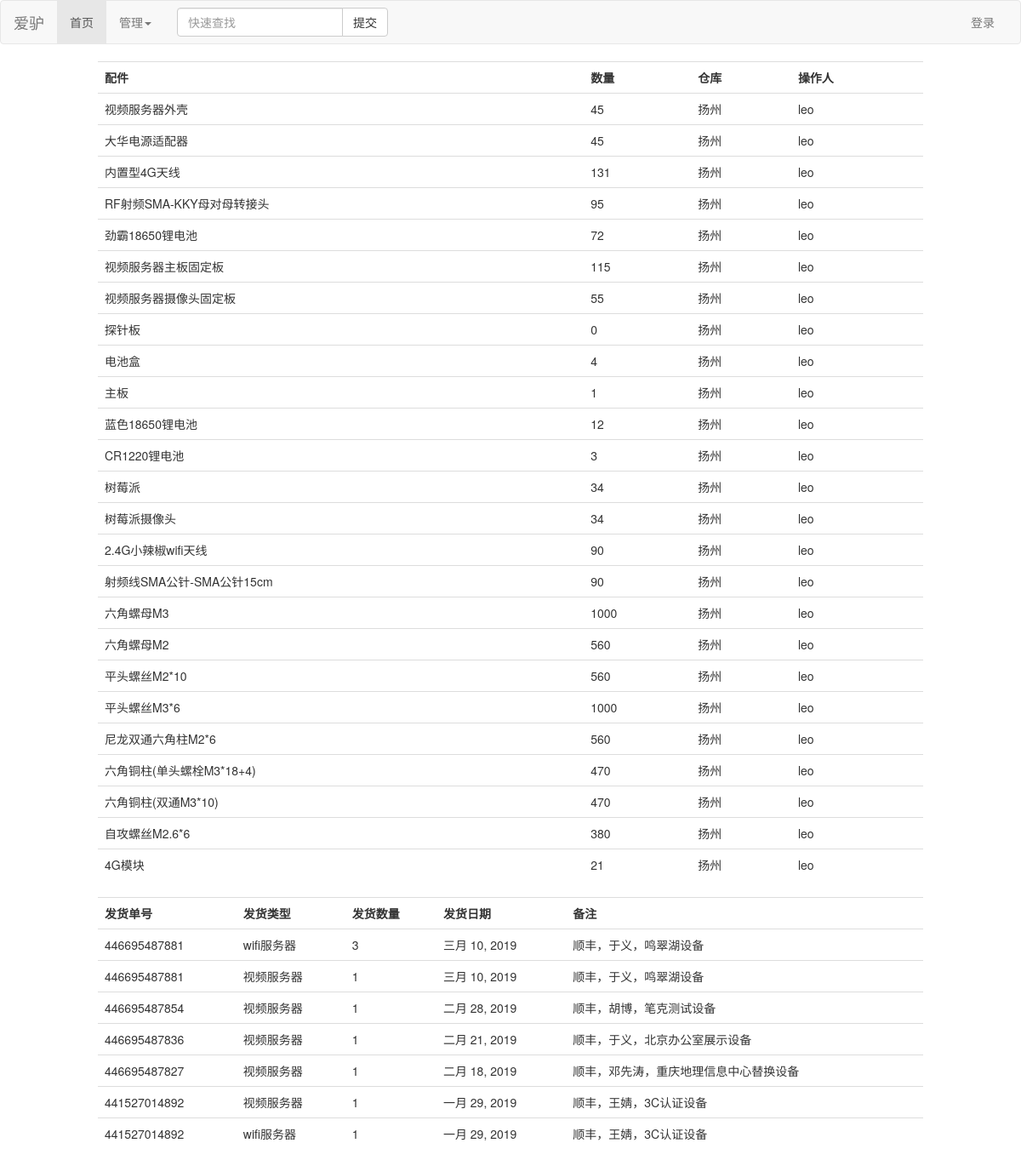
Before: / with the older database file.
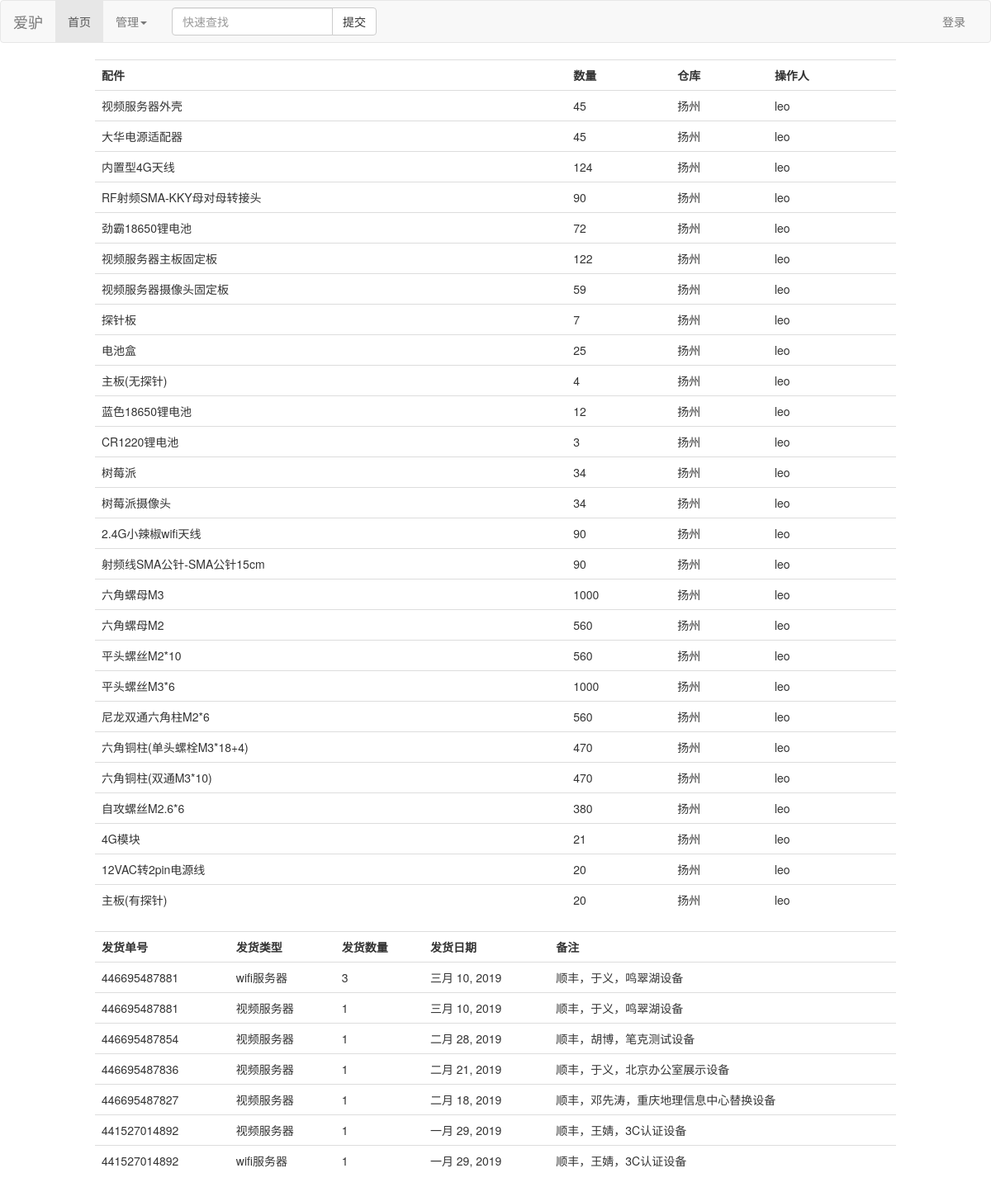
After: the same page with the newer database file.
### store/models.py (models this page shows, shortened)
class Item(models.Model):
    CHOICES = (('YZ', '扬州'), ('BJ', '北京'), ('CQ', '重庆'))
    name = models.CharField(max_length=30, verbose_name='配件名')
    qty = models.IntegerField(verbose_name='数量')
    city = models.CharField(max_length=8, choices=CHOICES, verbose_name='城市')
    who_does = models.ForeignKey(User, on_delete=models.DO_NOTHING, verbose_name='操作人')
    note = models.CharField(max_length=128, verbose_name='备注')
    modify_date = models.DateTimeField(auto_now=True, verbose_name='修改日期')
    class Meta:
        verbose_name = "配件"
        verbose_name_plural = verbose_name

class PostManage(models.Model):
    SERVERTYPES = (('wifi', 'wifi服务器'), ('video', '视频服务器'))
    post_num = models.IntegerField(verbose_name='单号')
    post_date = models.DateField(verbose_name='发货日期')
    server_type = models.CharField(max_length=20, choices=SERVERTYPES, verbose_name='型号')
    server_num = models.IntegerField(verbose_name='数量')
    note_text = models.CharField(max_length=128, verbose_name='备注')
    class Meta:
        verbose_name = '发货记录'
        verbose_name_plural = verbose_name
        ordering = ('-post_date',)

### store/views.py (the view)
# urls.py: path('', views.show, name='show'),
def show(request):
    items = Item.objects.all()
    postmanage = PostManage.objects.all()
    context = {
        'items': items,
        'postmanage': postmanage,
    }
    return render(request, 'store/list.html', context)

### store/templates/store/list.html
{% extends 'base.html' %}
{% block content %}
<table class="table">
    <tr>
        <th>配件</th>
        <th>数量</th>
        <th>仓库</th>
        <th>操作人</th>
    </tr>
    {% for item in items %}
        <tr>
            <td>{{ item.name }}</td>
            <td>{{ item.qty }}</td>
            <td>{{ item.get_city_display }}</td>
            <td>{{ item.who_does }}</td>
        </tr>
    {% empty %}
        <h4>未查询到相关记录</h4>
    {% endfor%}
</table>
{% endblock %}
{% block postmanage %}
<table class="table">
    <tr>
        <th>发货单号</th>
        <th>发货类型</th>
        <th>发货数量</th>
        <th>发货日期</th>
        <th>备注</th>
    </tr>
    {% for pm in postmanage %}
        <tr>
            <td>{{ pm.post_num }}</td>
            <td>{{ pm.get_server_type_display }}</td>
            <td>{{ pm.server_num }}</td>
            <td>{{ pm.post_date }}</td>
            <td>{{ pm.note_text }}</td>
        </tr>
    {% empty %}
        <h4>未查询到相关记录</h4>
    {% endfor%}
</table>
{% endblock %}

### templates/base.html (shortened to what this page needs)
<!DOCTYPE html>
<html>
<head>
    <link href="https://cdn.jsdelivr.net/npm/bootstrap@3.3.7/dist/css/bootstrap.min.css" rel="stylesheet">
</head>
<body>
<div class="navbar navbar-default">
    <div class="container-fluid">
        <div class="navbar-header">
            <a class="navbar-brand" href="{% url 'show' %}">爱驴</a>
        </div>
        <div class="collapse navbar-collapse" id="manage">
            <ul class="nav navbar-nav">
                <li class="{% block first_active %}active{% endblock %}">
                    <a href="{% url 'show' %}">首页</a></li>
                <li class="dropdown">
                  <a href="#" class="dropdown-toggle" data-toggle="dropdown" role="button" aria-haspopup="true" aria-expanded="false">管理<span class="caret"></span></a>
                </li>
            </ul>
            <form class="navbar-form navbar-left" method="post" action="/search/">
                <div class="input-group">
                    <input type="text" class="form-control" placeholder="快速查找" name="search_input">
                    <span class="input-group-btn">
                    <button type="submit" class="btn btn-default">提交</button>
                    </span>
                </div>
            </form>
            <ul class="nav navbar-nav navbar-right">
                {% if request.user.is_authenticated %}
                <li><a href="/admin/">你好：{{ request.user.username }}</a></li>
                {% else %}
                <li><a href="{% url 'do_login' %}?from={{ request.get_full_path }}">登录</a></li>
                {% endif %}
            </ul>
        </div>
    </div>
</div>
<div class="container-fluid">
    <div class="row">
        <div class="col-xs-12 col-md-10 col-md-offset-1">
            {% block content %}
            {% endblock %}
        </div>
    </div>
    <div class="row">
        <div class="col-xs-12 col-md-10 col-md-offset-1">
            {% block postmanage %}{% endblock %}
        </div>
    </div>
</div>
</body>
</html>

### templates/base.html (style rules this page uses)
ul { margin: 0; padding: 0; list-style-type: none; color: #ff0000; }

Changed rows visible on the page:
changed Item "内置型4G天线": qty "131" → "124"
changed Item "RF射频SMA-KKY母对母转接头": qty "95" → "90"
changed Item "视频服务器主板固定板": qty "115" → "122"
changed Item "视频服务器摄像头固定板": qty "55" → "59"
changed Item "探针板": qty "0" → "7"
changed Item "电池盒": qty "4" → "25"
changed Item: name "主板" → "主板(无探针)"; qty "1" → "4"
added Item: name "12VAC转2pin电源线", qty "20", city "扬州", who_does "leo"
added Item: name "主板(有探针)", qty "20", city "扬州", who_does "leo"
